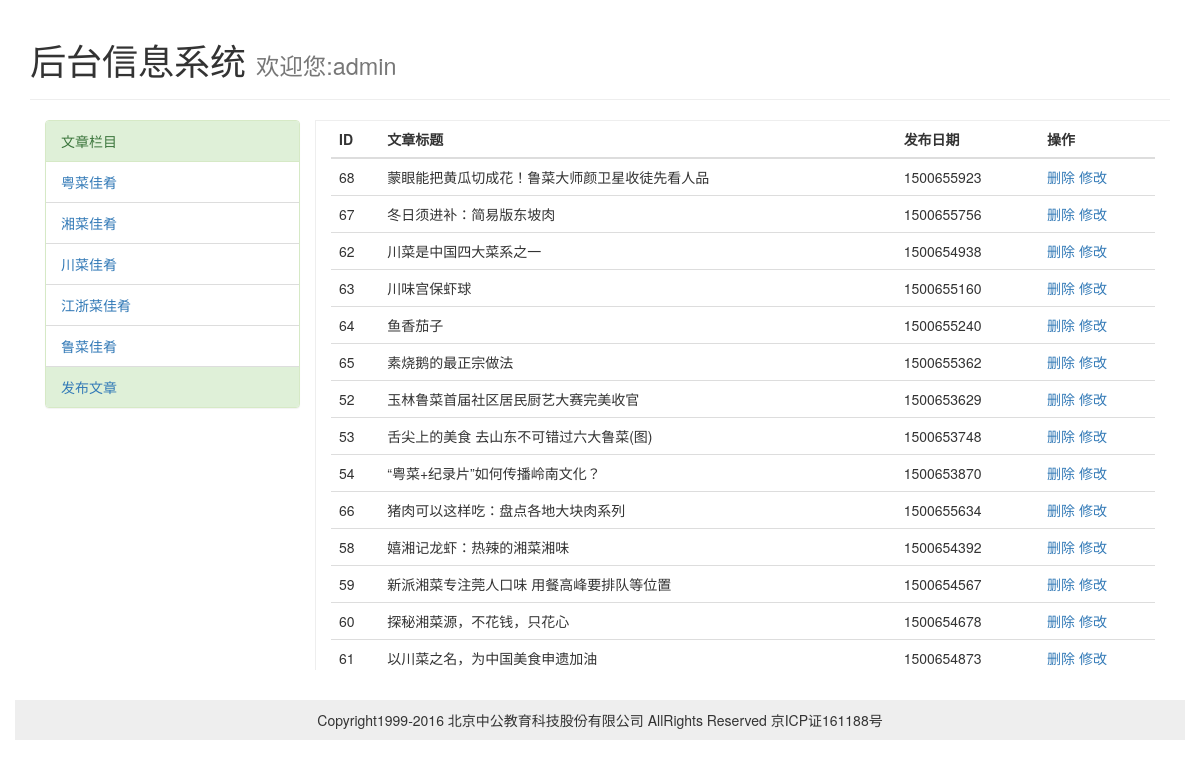
The app's page /luwork/houtai/infor.php (signed in) with its own data.
### tables this page shows
CREATE TABLE IF NOT EXISTS `ac_info` (
  `ac_id` int(11) NOT NULL AUTO_INCREMENT,
  `ac_title` varchar(100) NOT NULL,
  `ac_column` varchar(32) NOT NULL,
  `ac_describe` varchar(200) NOT NULL,
  `ac_keyword` varchar(64) NOT NULL,
  `ac_content` text NOT NULL,
  `ac_thum` varchar(100) NOT NULL,
  `ac_date` varchar(32) NOT NULL,
  PRIMARY KEY (`ac_id`)
);

### luwork/houtai/infor.php (the view, shortened to what this page needs)
<!doctype html>
<html lang="en">
<head>
	<link rel="stylesheet" type="text/css" href="css/bootstrap.min.css">
    <link rel="stylesheet" type="text/css" href="css/site.css">
</head>
<body>
<div class="container ">
<div class="page-header">
  <h1>后台信息系统 <small>欢迎您:<?php if(isset($_COOKIE["user"])){ echo $_COOKIE["user"];}else{echo  "请先登录";}?></small></h1>
</div>
 <div class="form-group">
    <div class="col-sm-3 ">
    	  <div class="panel panel-success">
             <div class="panel-heading">文章栏目</div>
               <ul class="list-group">
               <li class="list-group-item"><a href="#">粤菜佳肴</a></li>
                <li class="list-group-item"><a href="#">湘菜佳肴</a></li>
                <li class="list-group-item"><a href="#">川菜佳肴</a></li>
                <li class="list-group-item"><a href="#">江浙菜佳肴</a></li>
                <li class="list-group-item"><a href="#">鲁菜佳肴</a></li>
                <li class="list-group-item list-group-item-success"><a href="addInfor.php" target="_blank">发布文章</a></li>
              </ul>
            </div>
        </div>
    <div class="col-sm-9" style="border-width:1px 0 0 1px;border-style:solid; border-color:#eee;height:550px;overflow:hidden;">
         <table class="table" >
          <thead>
          		<tr scope="row">
                	<th>ID</th>
                    <th>文章标题</th>
                    <th>发布日期</th>
                    <th>操作</th>
                </tr>
          </thead>
          <tbody>
              <?php
               $conn = new mysqli("localhost","root","root","food");
					$sql = "SELECT * FROM ac_info";
					$result = $conn->query($sql);
					if($result->num_rows>0){
						while($row = $result->fetch_assoc()){
				?>
                    <tr scope="row">
                      <td><?php echo $row["ac_id"]?></td>
                      <td><?php echo $row["ac_title"]?></td>
                      <td><?php echo $row["ac_date"]?></td>
                      <td><a href="php/delect.php?ac_id=<?php echo $row["ac_id"]?>">删除</a>
                       <a href="dochange.php?ac_id=<?php echo $row["ac_id"]?>">修改</a></td>
                    </tr>
			<?php
						}
					}
			  ?>
          </tbody>
        </table>
    </div>
  </div>
 </div>
  <div class="footer container">
    Copyright1999-2016 北京中公教育科技股份有限公司 AllRights Reserved 京ICP证161188号
  </div>
</body>
</html>

### luwork/houtai/infor.php (style rules this page uses)
.footer { height:40px;background:#eee;text-align:center;line-height:40px;margin-top:30px; }

### records on screen
ac_info: ac_id "68", ac_title "蒙眼能把黄瓜切成花！鲁菜大师颜卫星收徒先看人品", ac_date "1500655923"
ac_info: ac_id "67", ac_title "冬日须进补：简易版东坡肉", ac_date "1500655756"
ac_info: ac_id "62", ac_title "川菜是中国四大菜系之一", ac_date "1500654938"
ac_info: ac_id "63", ac_title "川味宫保虾球", ac_date "1500655160"
ac_info: ac_id "64", ac_title "鱼香茄子", ac_date "1500655240"
ac_info: ac_id "65", ac_title "素烧鹅的最正宗做法", ac_date "1500655362"
ac_info: ac_id "52", ac_title "玉林鲁菜首届社区居民厨艺大赛完美收官", ac_date "1500653629"
ac_info: ac_id "53", ac_title "舌尖上的美食 去山东不可错过六大鲁菜(图)", ac_date "1500653748"
ac_info: ac_id "54", ac_title "“粤菜+纪录片”如何传播岭南文化？", ac_date "1500653870"
ac_info: ac_id "66", ac_title "猪肉可以这样吃：盘点各地大块肉系列", ac_date "1500655634"
ac_info: ac_id "58", ac_title "嬉湘记龙虾：热辣的湘菜湘味", ac_date "1500654392"
ac_info: ac_id "59", ac_title "新派湘菜专注莞人口味 用餐高峰要排队等位置", ac_date "1500654567"
ac_info: ac_id "60", ac_title "探秘湘菜源，不花钱，只花心", ac_date "1500654678"
ac_info: ac_id "61", ac_title "以川菜之名，为中国美食申遗加油", ac_date "1500654873"

### other values on screen
$_COOKIE["user"] "admin"
